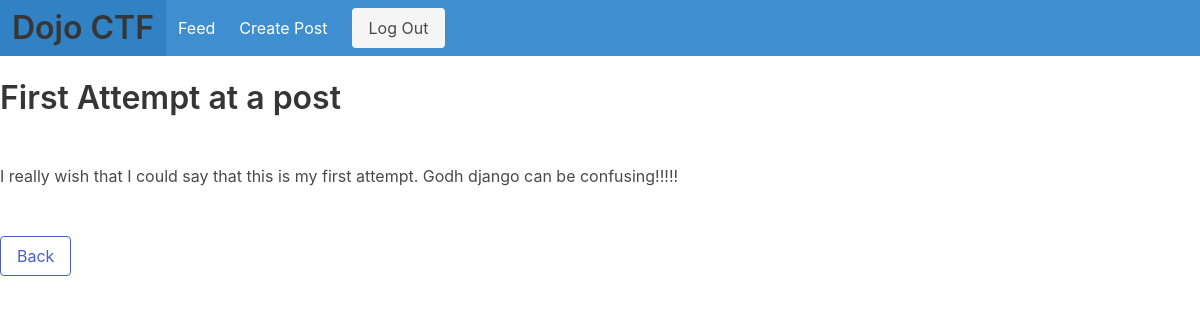
Screenshot of /post/1 (signed in) with the database file from the repository.
### hiveFeed/models.py (models this page shows, shortened)
class hivePost(models.Model):
    post_title = models.CharField(max_length = 50, default ='title')
    post_body = models.TextField(default='body')
    post_author = models.ForeignKey(User, on_delete=models.CASCADE)
    likes = models.ManyToManyField(User, related_name="feed_post")

### hiveFeed/views.py (the view)
class detail_post_View(DetailView):
    model = hivePost
    template_name = 'postView.html'

### hiveFeed/templates/postView.html
{% extends 'base.html' %}
{% block content %}
{% if user.is_authenticated %}
<br/>
<h1 class="title"> {{ object.post_title }} </h1>
<br/>
{{ object.post_body }}
<br/>
<br/>
<br/>
<a href="{% url 'feed' %}"><button class="button is-link is-outlined">Back</button></a>
{% else %}
<h1 class="title">You suck at hacking</h1>
{% endif %}
 {% endblock %}

### rows the page displays
hivePost: post_title "First Attempt at a post", post_body "I really wish that I could say that this is my first attempt. Godh django can be confusing!!!!!"
